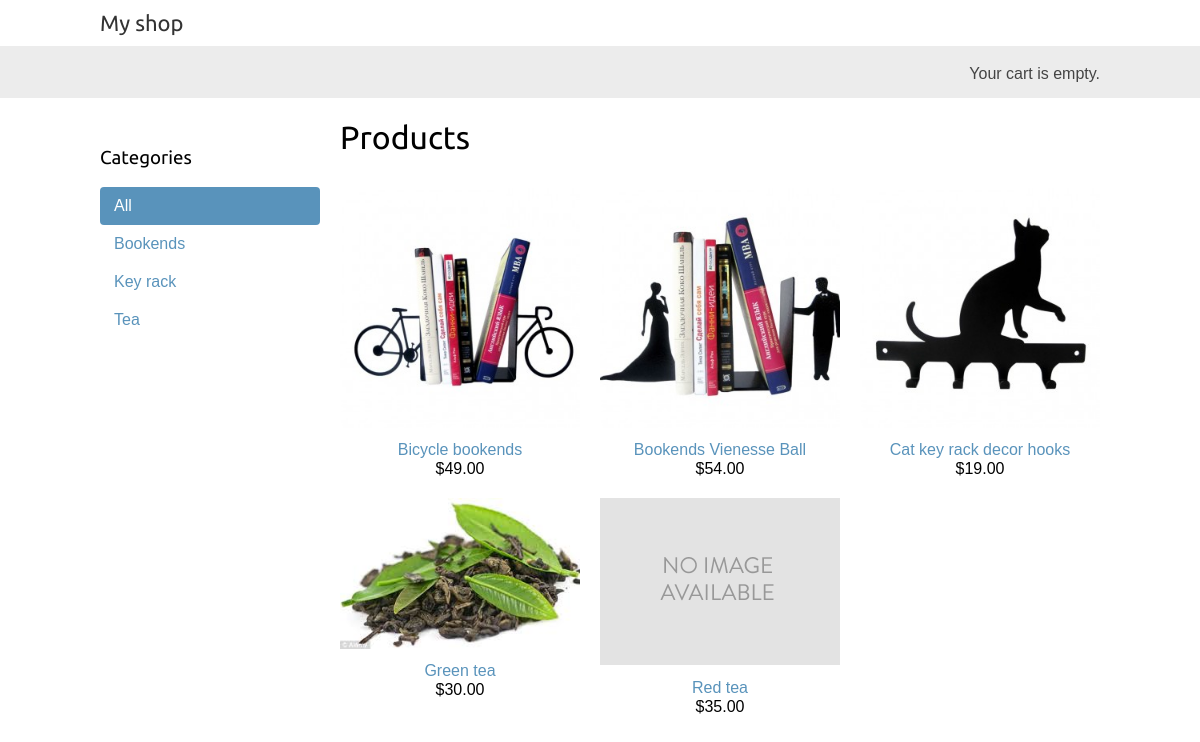
The page /en/ on the database its author committed.
### shop/models.py (models this page shows, shortened)
class Category(models.Model):
    name = models.CharField(max_length=200, db_index=True)
    slug = models.SlugField(max_length=200, db_index=True, unique=True)
    class Meta:
        ordering = ('name',)
        verbose_name = 'category'
        verbose_name_plural = 'categories'
    def get_absolute_url(self):
        return reverse('shop:product_list_by_category',
                        args=[self.slug])

class Product(models.Model):
    category = models.ForeignKey(Category, related_name='products')
    name = models.CharField(max_length=200, db_index=True)
    slug = models.SlugField(max_length=200, db_index=True)
    image = models.ImageField(upload_to='products/%Y/%m/%d', blank=True)
    description = models.TextField(blank=True)
    price = models.DecimalField(max_digits=10, decimal_places=2)
    stock = models.PositiveIntegerField()
    available = models.BooleanField(default=True)
    created = models.DateTimeField(auto_now_add=True)
    updated = models.DateTimeField(auto_now=True)
    class Meta:
        ordering = ('name',)
        index_together = (('id', 'slug'),)
    def get_absolute_url(self):
        return reverse('shop:product_detail',
                        args=[self.id, self.slug])

### shop/views.py (the view)
# urls.py: url(r'^(?P<category_slug>[-\w]+)/$', views.product_list, name='product_list_by_category'),
def product_list(request, category_slug=None):
    category = None
    categories = Category.objects.all()
    products = Product.objects.filter(available=True)
    if category_slug:
        category = get_object_or_404(Category, slug=category_slug)
        products = products.filter(category=category)
    return render(request,
                'shop/product/list.html',
                {'category': category,
                'categories': categories,
                'products': products})

### cart/cart.py (called while the page is built)
    def __len__(self):
        return sum(item['quantity'] for item in self.cart.values())

### cart/context_processors.py (called while the page is built)
def cart(request):
    return {'cart': Cart(request)}

### shop/templates/shop/product/list.html (shortened to what this page needs)
{% extends "shop/base.html" %}
{% load i18n %}
{% load static %}
{% block content %}
  <div id="sidebar">
    <h3>{% trans "Categories" %}</h3>
    <ul>
      <li {% if not category %}class="selected"{% endif %}>
        <a href="{% url "shop:product_list" %}">{% trans "All" %}</a>
      </li>
      {% for c in categories %}
        <li {% if category.slug == c.slug %}class="selected"{% endif %}>
          <a href="{{ c.get_absolute_url }}">{{ c.name }}</a>
        </li>
      {% endfor %}
    </ul>
  </div>
  <div id="main" class="product-list">
    <h1>{% if category %}{{ category.name }}{% else %}{% trans "Products" %}{% endif %}</h1>
    {% for product in products %}
      <div class="item">
        <a href="{{ product.get_absolute_url }}">
          <img src="{% if product.image %}{{ product.image.url }}{% else %}{% static "img/no_image.png" %}{% endif %}">
        </a>
        <a href="{{ product.get_absolute_url }}">{{ product.name }}</a><br>
        ${{ product.price }}
      </div>
    {% endfor %}
  </div>
{% endblock %}

### shop/templates/shop/base.html (shortened to what this page needs)
{% load i18n %}
{% load static %}
<!DOCTYPE html>
<html>
<head>
  <link href="{% static "css/base.css" %}" rel="stylesheet">
</head>
<body>
  <div id="header">
    <a href="/" class="logo">{% trans "My shop" %}</a>
  </div>
  <div id="subheader">
    <div class="cart">
      {% with total_items=cart|length %}
                {% if cart|length > 0 %}
                    {% trans "Your cart" %}:
                    <a href="{% url "cart:cart_detail" %}">
                        {% blocktrans with total_items_plural=total_items|pluralize total_price=cart.get_total_price %}
                            {{ total_items }} item{{ total_items_plural }}, ${{ total_price }}
                        {% endblocktrans %}
                    </a>
                {% else %}
                    {% trans "Your cart is empty." %}
                {% endif %}
            {% endwith %}
    </div>
  </div>
  <div id="content">
    {% block content %}
    {% endblock %}
  </div>
</body>
</html>

### shop/static/css/base.css (style rules this page uses)
body { margin:0; padding:0; font-family:helvetica, sans-serif; }
h1, h2, h3, h4, h5 , h6 { font-family: 'Ubuntu', sans-serif; font-weight:normal; }
a { text-decoration:none; color:#5993bb; }
#header { padding:10px 100px; font-size:18px; overflow:auto; }
#subheader { background:#ececec; color:#444; padding:15px 100px; overflow:auto; }
#header .logo { font-family: 'Ubuntu', sans-serif; float:left; color:#333; font-size:22px; margin-right:10%; }
#subheader .cart { float:right; padding-top:4px; }
#content { padding:0 100px; overflow:hidden; }
#sidebar { width:220px; padding:30px 20px 0 0; float:left; }
#sidebar ul { margin:0; padding:0; }
#sidebar ul li { margin:0; list-style:none; padding:10px 14px; }
#sidebar ul li a { display:block; }
#sidebar ul li.selected { background:#5993bb; border-radius:4px; }
#sidebar ul li.selected a { color:#fff; }
#main { float:left; width: 96%; margin-right:-220px; overflow:hidden; }
.product-list .item { width:25%; padding:10px 20px 10px 0; float:left; text-align:center; line-height:1.2; }
.product-list .item img { width:100%; margin-bottom:8px; }

### rows shown on the page
Category: name "Bookends"
Category: name "Key rack"
Category: name "Tea"
Product: image (picture), name "Bicycle bookends", price "49.00"
Product: image (picture), name "Bookends Vienesse Ball", price "54.00"
Product: image (picture), name "Cat key rack decor hooks", price "19.00"
Product: image (picture), name "Green tea", price "30.00"
Product: name "Red tea", price "35.00"
